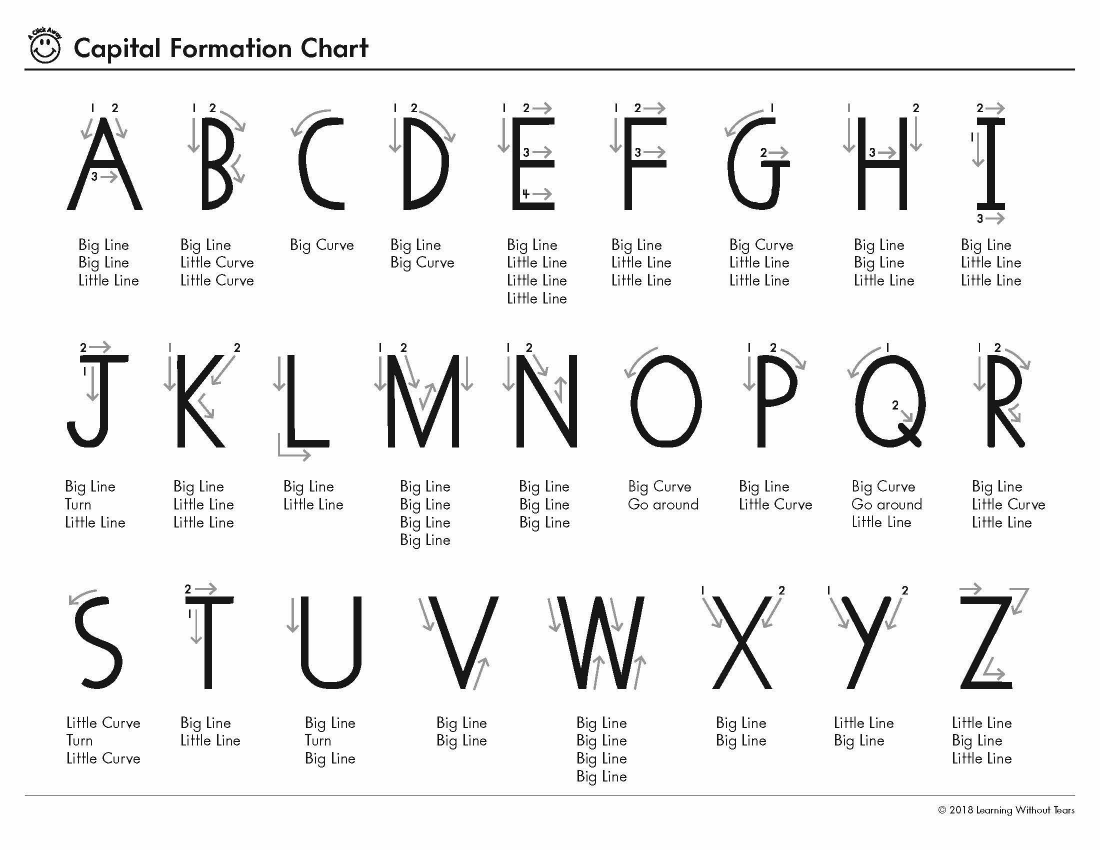
#> input picture stencil/English_print_letterCharts.jpg, 2200 x 1700 px (shown at 1/2 size)
$ python -i stencil_fix.py   (imports and definitions only)
#> lines starting #> are read from the running program, lines starting #| are printed output that depends on the picture; after the words box and inside, x2 and y2 are one past the last pixel; in counts of white or black regions, pixels touching at a corner belong together
#> further down, picture is the input picture: PIL image 2200x1700 L; min 0, max 255, mean 238.9
#!/usr/bin/env python3
"""
Stencil icon post-processor
- Removes baked-in "checkerboard" transparency background
- Crops to non-transparent content (based on alpha after background removal)
- Centers on a 512x512 transparent canvas
- Optionally splits a composite image into N equal vertical slices (2 or 3)
- Batch processes a folder

Usage examples:

1) Fix a single image to a single icon
python stencil_fix.py --in ./input.png --out ./output.png

2) Composite 3-up (fan/map/ring style) -> folder of 3 icons
python stencil_fix.py --in ./composite.png --split 3 --names fan map ring --outdir ./out

3) Batch process a folder of singles
python stencil_fix.py --indir ./raw --outdir ./fixed

Notes:
- The "checkerboard" baked background is typically near-white (#f0f0f0 to #ffffff).
- We treat near-white pixels as background and set alpha=0.
"""

import argparse
import os
from pathlib import Path

import numpy as np
from PIL import Image


def remove_checkerboard_rgba(img: Image.Image, thresh: int = 235) -> Image.Image:
    """
    Remove near-white background by making those pixels transparent.
    thresh: 0-255. Higher = only very-white pixels removed.
    """
#> called with thresh = 235
    rgba = img.convert("RGBA")
    arr = np.array(rgba)

    r, g, b, a = arr[..., 0], arr[..., 1], arr[..., 2], arr[..., 3]
#> a: shape (1700, 2200); every value is 255
    mask = (r >= thresh) & (g >= thresh) & (b >= thresh)
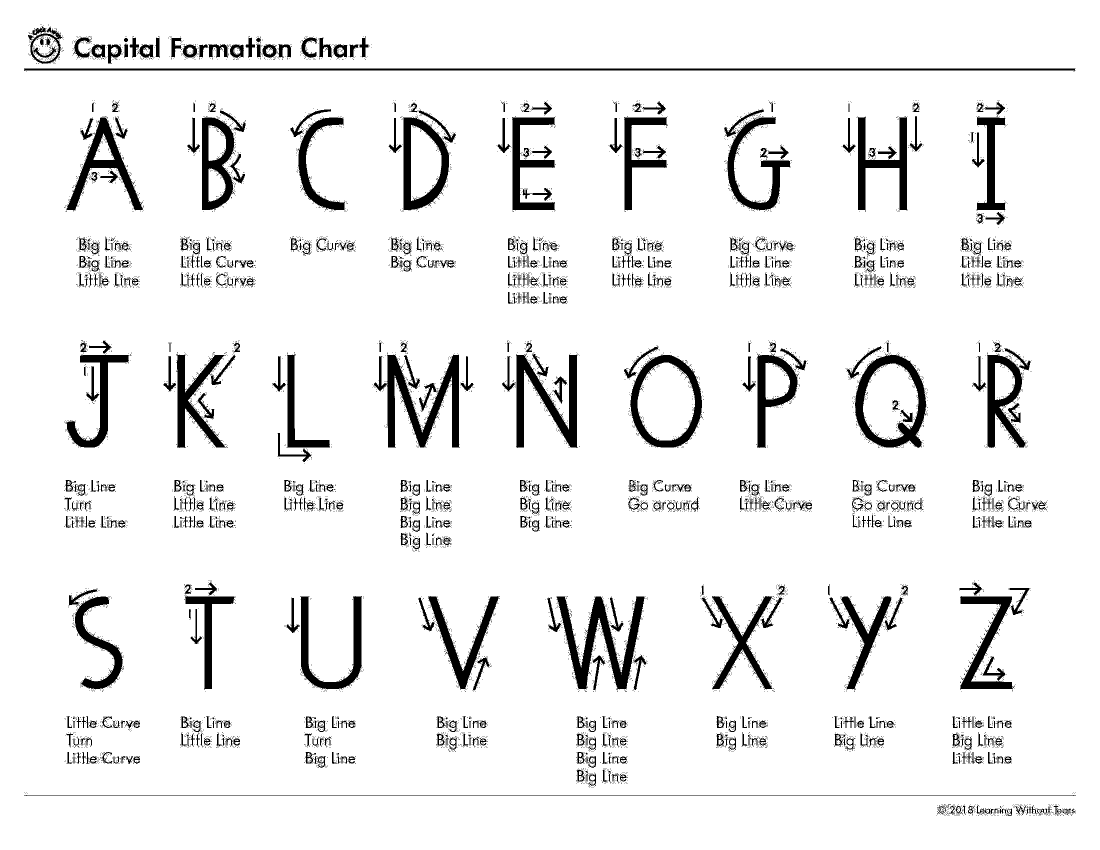
#> mask: shape (1700, 2200) bool (shown at 1/2 size); 92.5% white; 11281 black regions (10547 under 20 px), largest, box (x1, y1, x2, y2) and area: (747, 709, 920, 896) 11193, (1113, 1192, 1289, 1381) 10922, (1032, 708, 1156, 896) 8476

    # Set masked pixels to fully transparent
    arr[mask, 3] = 0
    arr[mask, 0:3] = 0

    return Image.fromarray(arr, mode="RGBA")


def crop_to_content(img: Image.Image, pad: int = 20) -> Image.Image:
    """
    Crop to bounding box of non-transparent pixels (alpha > 0).
    """
#> called with pad = 20
    rgba = img.convert("RGBA")
    arr = np.array(rgba)
    alpha = arr[..., 3]
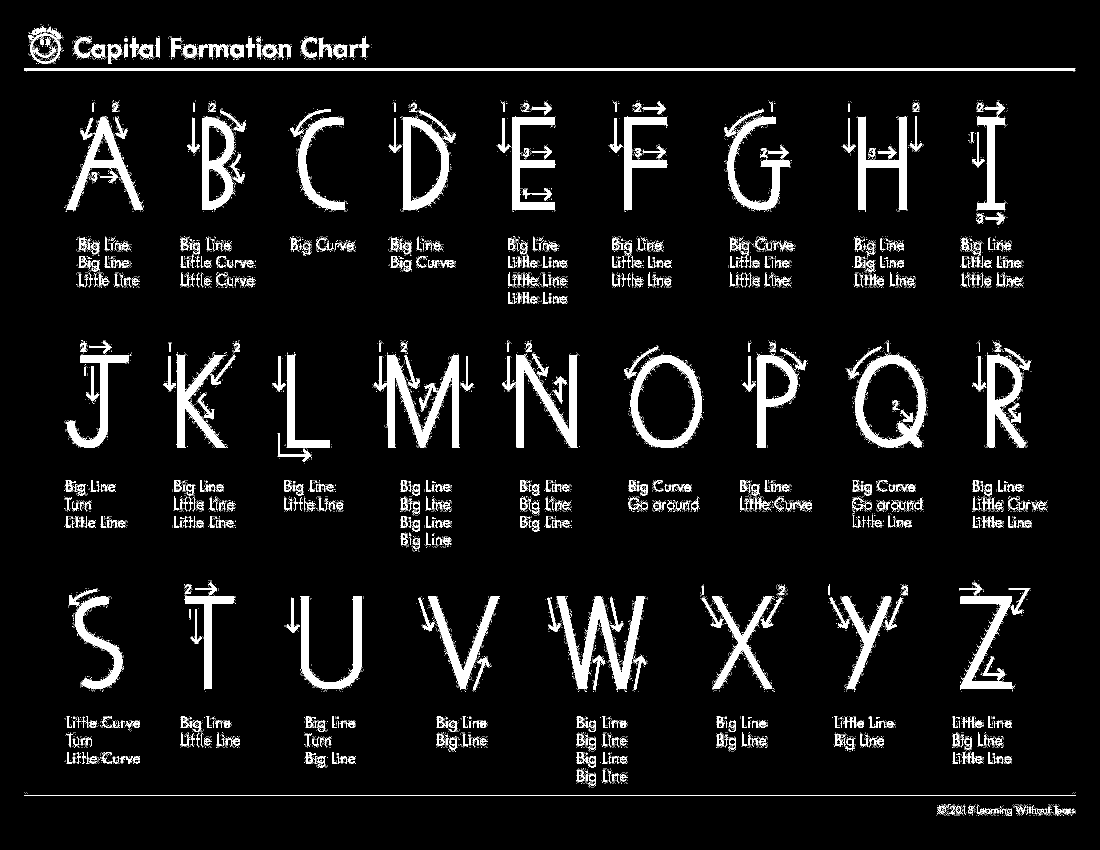
#> alpha: shape (1700, 2200) (shown at 1/2 size); 7.5% white; 11281 white regions (10547 under 20 px), largest, box (x1, y1, x2, y2) and area: (747, 709, 920, 896) 11193, (1113, 1192, 1289, 1381) 10922, (1032, 708, 1156, 896) 8476

    ys, xs = np.where(alpha > 0)
    if len(xs) == 0 or len(ys) == 0:
        # no content; return original
        return rgba

    x0, x1 = xs.min(), xs.max()
#> x0 = 48; x1 = 2151
    y0, y1 = ys.min(), ys.max()
#> y0 = 48; y1 = 1631

    x0 = max(0, x0 - pad)
#> x0 = 28
    y0 = max(0, y0 - pad)
#> y0 = 28
    x1 = min(rgba.width - 1, x1 + pad)
#> x1 = 2171
    y1 = min(rgba.height - 1, y1 + pad)
#> y1 = 1651

    return rgba.crop((x0, y0, x1 + 1, y1 + 1))
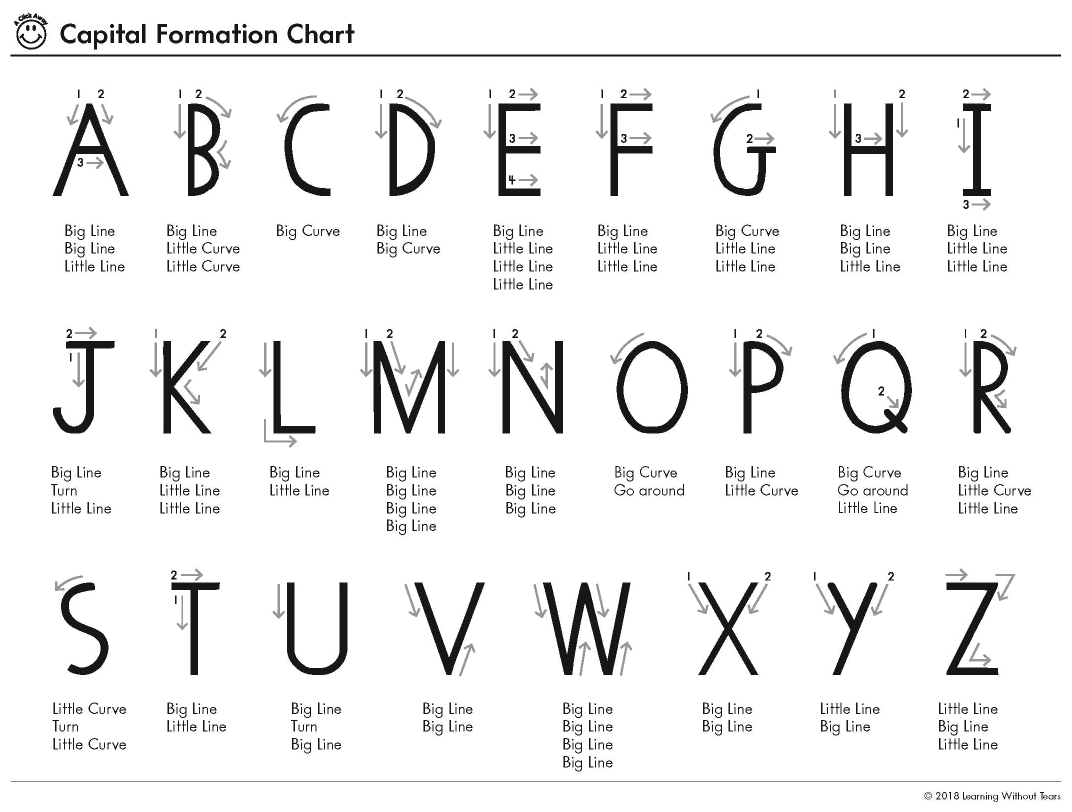
#> returned value: PIL image 2144x1624 RGBA (shown at 1/2 size); mean R, G, B, A 4.5, 4.5, 4.5, 20.5; transparent parts drawn white


def center_on_canvas(img: Image.Image, size: int = 512, margin: int = 30) -> Image.Image:
    """
    Resize image to fit within (size - 2*margin) while preserving aspect ratio,
    then paste centered onto a transparent canvas.
    """
#> called with size = 512, margin = 30
    rgba = img.convert("RGBA")
    max_w = size - 2 * margin
    max_h = size - 2 * margin

    w, h = rgba.size
#> w = 2144; h = 1624
    if w == 0 or h == 0:
        return Image.new("RGBA", (size, size), (0, 0, 0, 0))

    scale = min(max_w / w, max_h / h)
#> scale = 0.211
    nw, nh = max(1, int(round(w * scale))), max(1, int(round(h * scale)))
#> nw = 452; nh = 342

    resized = rgba.resize((nw, nh), Image.LANCZOS)
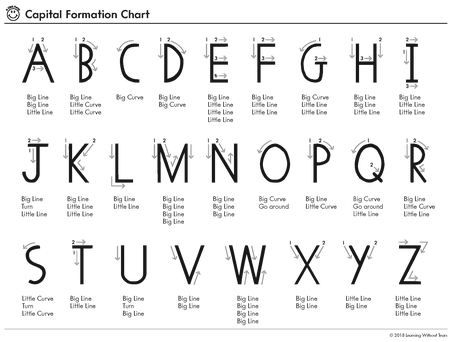
#> resized: PIL image 452x342 RGBA; mean R, G, B, A 21.8, 21.8, 21.8, 20.9; transparent parts drawn white

    canvas = Image.new("RGBA", (size, size), (0, 0, 0, 0))
#> canvas: PIL image 512x512 RGBA; every value is 0
    x = (size - nw) // 2
#> x = 30
    y = (size - nh) // 2
#> y = 85
    canvas.paste(resized, (x, y), resized)
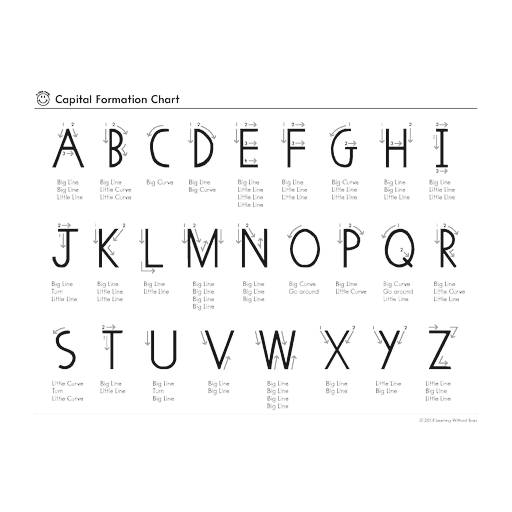
#> canvas: PIL image 512x512 RGBA; mean R, G, B, A 2.7, 2.7, 2.7, 8.7; transparent parts drawn white
    return canvas


def process_icon(
    img: Image.Image,
    thresh: int = 235,
    pad: int = 20,
    out_size: int = 512,
    margin: int = 30,
) -> Image.Image:
    cleaned = remove_checkerboard_rgba(img, thresh=thresh)
    cropped = crop_to_content(cleaned, pad=pad)
    final = center_on_canvas(cropped, size=out_size, margin=margin)
    return final


# [12 lines left out: function split_vertical, not called in this run]


def ensure_dir(p: Path):
    p.mkdir(parents=True, exist_ok=True)


# [61 lines left out: function main, not called in this run]


# [2 lines not run here, left out]

>>> from PIL import Image
>>> picture = Image.open('../English_print_letterCharts.jpg')
>>> result = process_icon(picture)
